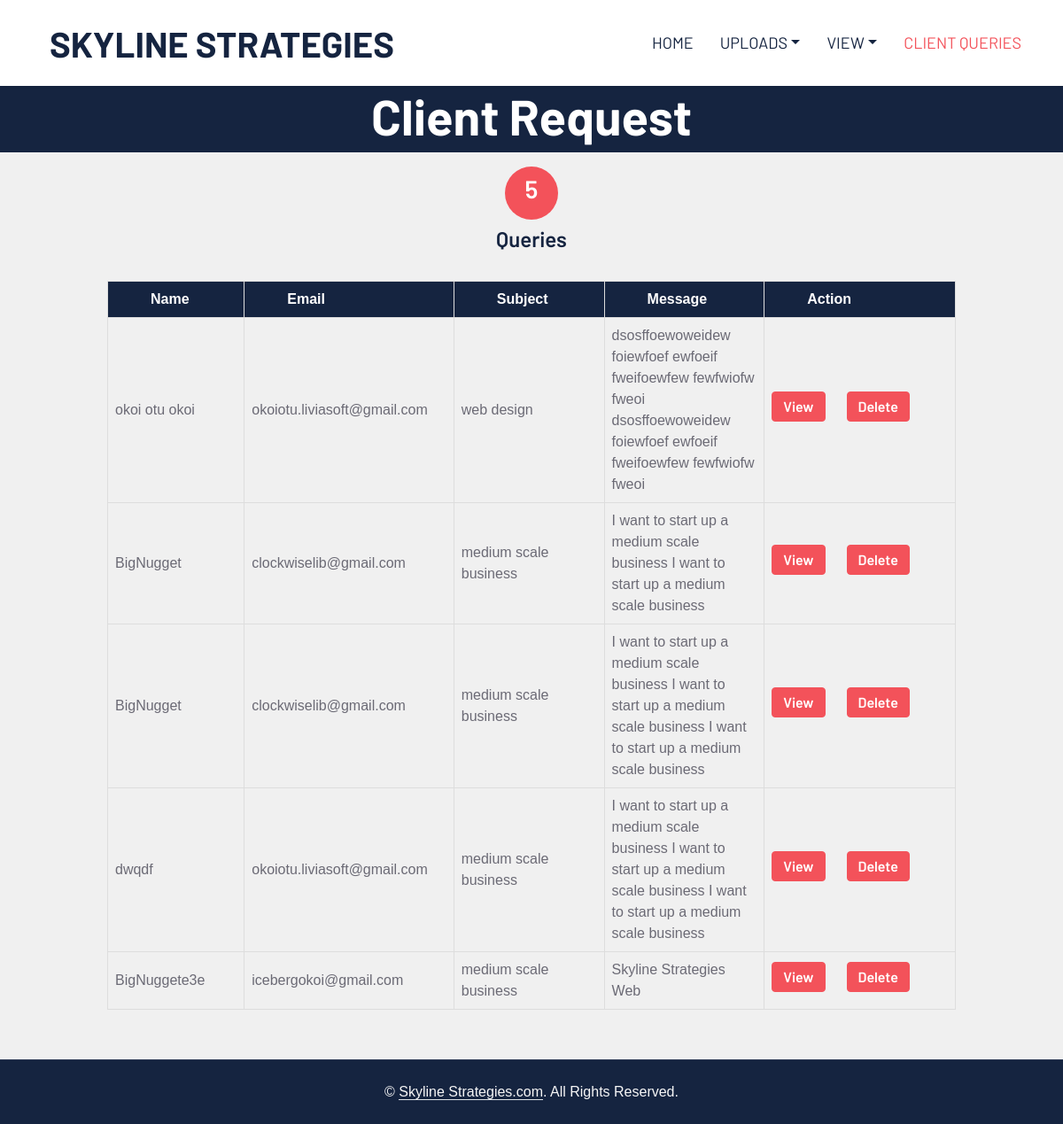
/admin/clientquery.php, run on the app's committed database.
### tables this page shows
CREATE TABLE `contact` (
  `contact_id` int(11) NOT NULL,
  `Full_Name` varchar(255) DEFAULT NULL,
  `Emails` varchar(255) DEFAULT NULL,
  `Subjects` varchar(255) DEFAULT NULL,
  `Messages` varchar(255) DEFAULT NULL
);

### admin/include/viewcontact_inc.php (called while the page is built, shortened)
<?php
require_once "include/dbcon_inc.php";
try {
    $query = "SELECT * FROM contact";
    $stmt = $pdo->query($query);
    $posts = $stmt->fetchAll(PDO::FETCH_ASSOC);
} catch (PDOException $m) {
    die("Query failed: " . $m->getMessage());
}
?>

### admin/clientquery.php (the view, shortened to what this page needs)
<?php
require_once "include/viewcontact_inc.php";
?>
<!DOCTYPE html>
<html lang="en">
<head>
    <link href="https://cdnjs.cloudflare.com/ajax/libs/font-awesome/5.10.0/css/all.min.css" rel="stylesheet">
    <link href="https://cdn.jsdelivr.net/npm/bootstrap-icons@1.4.1/font/bootstrap-icons.css" rel="stylesheet">
    <link href="lib/owlcarousel/assets/owl.carousel.min.css" rel="stylesheet">
    <link href="css/bootstrap.min.css" rel="stylesheet">
    <link href="css/style.css" rel="stylesheet">
</head>
<div>
    <nav class="navbar navbar-expand-lg bg-white navbar-light shadow-sm px-5 py-3 py-lg-0">
        <a href="glory.php" class="navbar-brand p-0">
        <h1 class="m-0 text-uppercase"><i class="me-2"></i>skyline Strategies</h1>
        </a>
        <div class="collapse navbar-collapse" id="navbarCollapse">
            <div class="navbar-nav ms-auto py-0 me-n3">
                <a href="glory.php" class="nav-item nav-link ">Home</a>
                <div class="nav-item dropdown">
                    <a href="#" class="nav-link dropdown-toggle" data-bs-toggle="dropdown">Uploads</a>
                </div>
                <div class="nav-item dropdown">
                    <a href="#" class="nav-link dropdown-toggle" data-bs-toggle="dropdown">View</a>
                </div>
                <a href="clientquery.php" class="nav-item nav-link active">Client Queries</a>
            </div>
        </div>
    </nav>
    <div class="container-fluid bg-dark">
        <div class="row">
            <div class="col-12 text-center">
                <h1 class="display-4 text-white">Client Request</h1>
            </div>
        </div>
    </div>
    <div class="container-fluid py-3 px-4">
        <div class="row g-5">
            <div class="col-12 text-center">
                <div class="d-flex align-items-center justify-content-center bg-primary text-white rounded-circle mb-2" style="width: 60px; height: 60px; margin: auto;">
                <?php
                    $dsn = "mysql:host=localhost;dbname=skyline";
                    $dbusername = "root";
                    $dbpassword = "";
                    try {
                        $pdo = new PDO($dsn, $dbusername, $dbpassword);
                        $pdo->setAttribute(PDO::ATTR_ERRMODE, PDO::ERRMODE_EXCEPTION);
                    } catch (PDOException $e) {
                        echo "Connection failed: " . htmlspecialchars($e->getMessage());
                        exit;
                    }
                    try {
                        $stmt = $pdo->prepare("SELECT COUNT(*) AS client_count FROM contact");
                        $stmt->execute();
                        $client_count = $stmt->fetchColumn();
                        echo '<h3 class="text-white">' . htmlspecialchars($client_count) . '</h3>';
                    } catch (PDOException $e) {
                        echo "Error: " . htmlspecialchars($e->getMessage());
                    }
                    ?>
                    </div>
                    <div>
                    <h4>Queries</h4>
                    </div>
            </div>
        </div>
    </div>
    <div class="row">
        <div class="col-lg-9 py-2 px-1 mx-auto">
            <div>
                <?php
                    $records_per_page = 10;
                    $current_page = isset($_GET['page']) ? $_GET['page'] : 1;
                    $start_glory = ($current_page - 1) * $records_per_page;
                    $subset_posts = array_slice($posts, $start_glory, $records_per_page);
                ?>
                <form action="include/viewcontact_inc.php" method="post" class="row g-5">
                    <table>
                        <tr>
                            <th class="container-fluid bg-dark text-white" style="width:20px;">Name</th>
                            <th class="container-fluid bg-dark text-white" style="width:30px;">Email</th>
                            <th class="container-fluid bg-dark text-white" style="width:30px;">Subject</th>
                            <th class="container-fluid bg-dark text-white" style="width:30px;">Message</th>
                            <th class="container-fluid bg-dark text-white" style="width:10px;">Action</th>
                        </tr>
                        <?php
                            foreach ($subset_posts as $s) {
                            ?>
                            <tr>
                                <td><?php echo $s['Full_Name']; ?></td>
                                <td><?php echo $s['Emails']; ?></td>
                                <td><?php echo $s['Subjects']; ?></td>
                                <td><?php echo $s['Messages']; ?></td>
                                <td>
                                    <div class="d-flex mb-2">
                                        <a href="editpost.php?post_id=<?php echo $e['post_id']; ?>" class="btn btn-primary w-20 py-1 me-4 edit-btn" name="view_id">View</a>
                                        <button class="btn btn-primary w-20 py-1 me-4" type="submit" name="delete_id" value="<?php echo $e['post_id']; ?>">Delete</button>
                                    </div>
                                </td>
                            </tr>
                        <?php
                        }
                        ?>
                    </table>
                </form>
            </div>
        </div>
    </div>
    <div class="container-fluid bg-dark text-secondary text-center border-top py-4 px-5" style="border-color: rgba(256, 256, 256, .1) !important;">
        <p class="m-0">&copy; <a class="text-secondary border-bottom" href="glory.php">Skyline Strategies.com</a>. All Rights Reserved.
    </div>
</body>
</html>

### admin/css/style.css (style rules this page uses)
:root { --primary: #F3525A; --secondary: #F6F6F6; --light: #FFFFFF; --dark: #152440; }
h1, h2, .font-weight-bold { font-weight: 700 !important; }
h3, h4, .font-weight-semi-bold { font-weight: 600 !important; }
.btn { font-family: 'Barlow', sans-serif; font-weight: 600; transition: .5s; }
.btn-primary { color: #FFFFFF; }
.navbar-light .navbar-nav .nav-link { font-family: 'Barlow', sans-serif; padding: 35px 15px; font-size: 18px; text-transform: uppercase; color: var(--dark); outline: none; transition: .5s; }
.navbar-light .navbar-nav .nav-link:hover, .navbar-light .navbar-nav .nav-link.active { color: var(--primary); }

### admin/clientquery.php (style rules this page uses)
h1 { text-align: center; }
table { width: 100%; border-collapse: collapse; margin-top: 20px; }
th, td { border: 1px solid #ddd; padding: 8px; text-align: left; }

### data on the page
contact: Full_Name "okoi otu okoi", Emails "okoiotu.liviasoft@gmail.com", Subjects "web design", Messages "dsosffoewoweidew foiewfoef ewfoeif fweifoewfew fewfwiofw fweoi dsosffoewoweidew foiewfoef ewfoeif fweifoewfew fewfwiofw fweoi"
contact: Full_Name "BigNugget", Emails "clockwiselib@gmail.com", Subjects "medium scale business", Messages "I want to start up a medium scale business I want to start up a medium scale business"
contact: Full_Name "BigNugget", Emails "clockwiselib@gmail.com", Subjects "medium scale business", Messages "I want to start up a medium scale business I want to start up a medium scale business I want to start up a medium scale business"
contact: Full_Name "dwqdf", Emails "okoiotu.liviasoft@gmail.com", Subjects "medium scale business", Messages "I want to start up a medium scale business I want to start up a medium scale business I want to start up a medium scale business"
contact: Full_Name "BigNuggete3e", Emails "icebergokoi@gmail.com", Subjects "medium scale business", Messages "Skyline Strategies Web"

### other printed values
$client_count "5"
